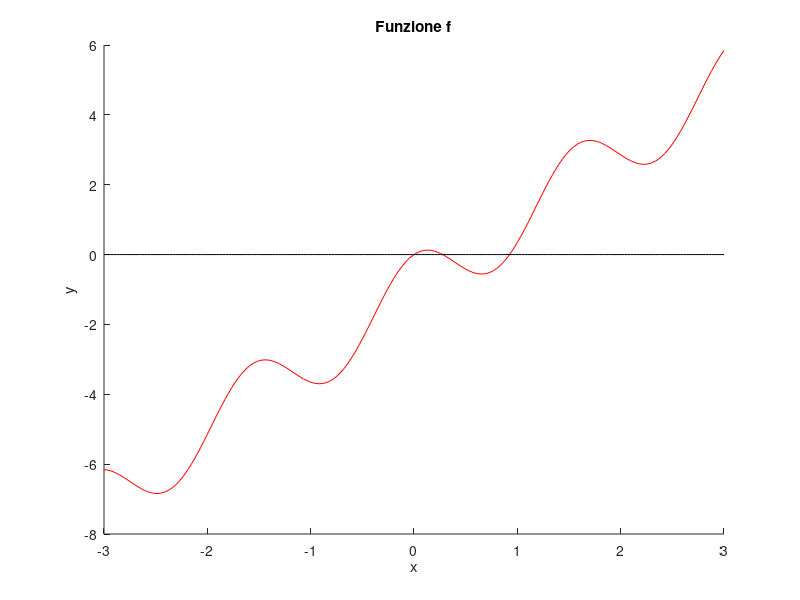

The MATLAB source for this figure: (Note: this script raises an error after producing the figure.)
close all
clear
clc

f = @(x) cos(4 .* x) + 2 .* x - 1; % Così, con @(x) sto dicendo qual è il parametro in input e f diventa un puntatore alla funzione
fd = @(x) - 4 .* sin(4 .* x) + 2;

x = linspace(-3, 3, 200); % Prende in input x1, x2, n e crea n punti equidistanziati tra x1 e x2
y = f(x);


figure;
hold on;
plot(x, y, "-r");
plot(x, zeros(size(x)), "-k");
title("Funzione f");
xlabel("x");
ylabel("y");

[xb, kb] = bisec(f, 0, 0.5, 1e-10, 1000);

[xn, kn] = newton(f, fd, 0.5, 1e-10, 100);

[xc, kc] = corde(f, fd(0.5), 0.5, 1e-10, 100);

[xs, ks] = secanti(f, 0.1, 0.5, 1e-10, 1000);

plot(xb, f(xb), "Ob", "DisplayName", "Radice bisec", "MarkerSize", 8);

plot(xn, f(xn), "Xk", "DisplayName", "Radice Newton", "MarkerSize", 12);

plot(xc, f(xc), "*r", "DisplayName", "Radice corde", "MarkerSize", 16);

plot(xs, f(xs), "og", "DisplayName", "Radice secanti", "MarkerSize", 14);

hold off;
